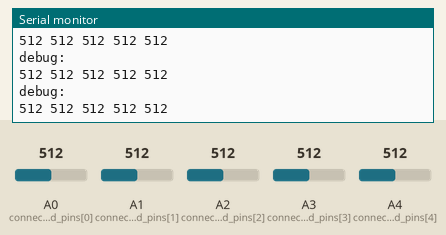
This sketch was run on a simulated Arduino Uno, built with avr-gcc and run on an emulated ATmega328P. On the bench: the last lines printed to the serial monitor. The inputs (shaded band) are chosen by the test bench; at power-on: A0 (connected_pins[0]) = 512, A1 (connected_pins[1]) = 512, A2 (connected_pins[2]) = 512, A3 (connected_pins[3]) = 512, A4 (connected_pins[4]) = 512.

Above: at 9.3 s.
9.4 s: A0 (connected_pins[0]) set to 105
At 9.8 s:
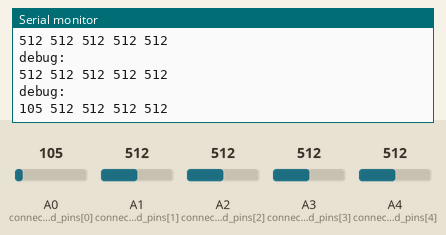
10.9 s: A0 (connected_pins[0]) set to 95
At 12.2 s:
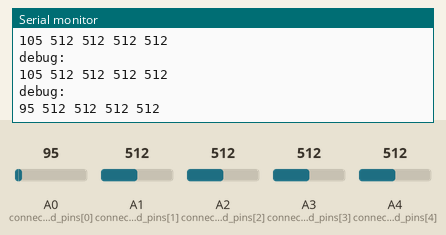
Timing chart, 0 to 13.4 s (numbered marks = the images above; inputs shaded):
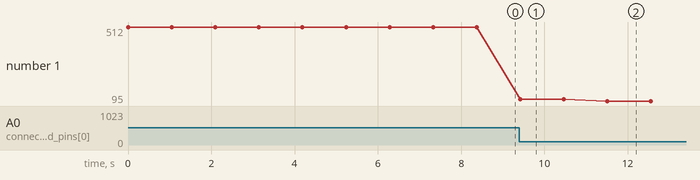

Measured:
- after the input at 9.4 s, the serial monitor: prints a new line at once (image 1)
- after the input at 10.9 s, the serial monitor: prints a new line after 0.61 s (image 2)
- plotted number 1: 512 → 105 after the input at 9.4 s, 105 → 95 after the input at 10.9 s

The sketch:

slave.ino
```cpp
// Slave
#include <SoftwareSerial.h>

SoftwareSerial mySerial(10, 11);

int connected_pins[] = {A0, A1, A2, A3, A4};
int connected_pins_size = sizeof(connected_pins) / sizeof(connected_pins[0]);

void setup()
{
  Serial.begin(19200);
  while (!Serial) {}
  Serial.println("Check!");
  mySerial.begin(4800);
}

void loop()
{
  String data = "";
  for (int i = 0; i < connected_pins_size; i++)
  {
    data += ((String)analogRead(connected_pins[i]) + " ");
  }
  data += "\n";
  Serial.println("debug:\n" + data);
  mySerial.write(data.c_str());
  delay(1000);
}
```
